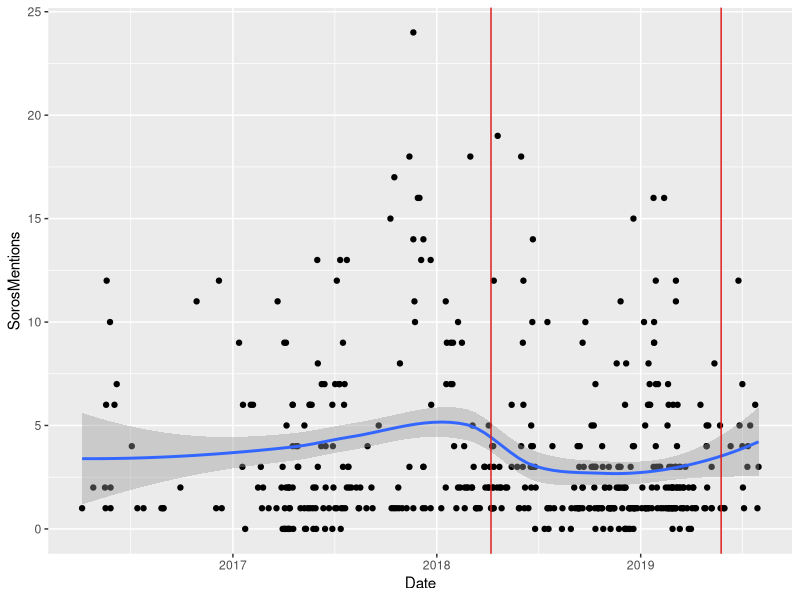
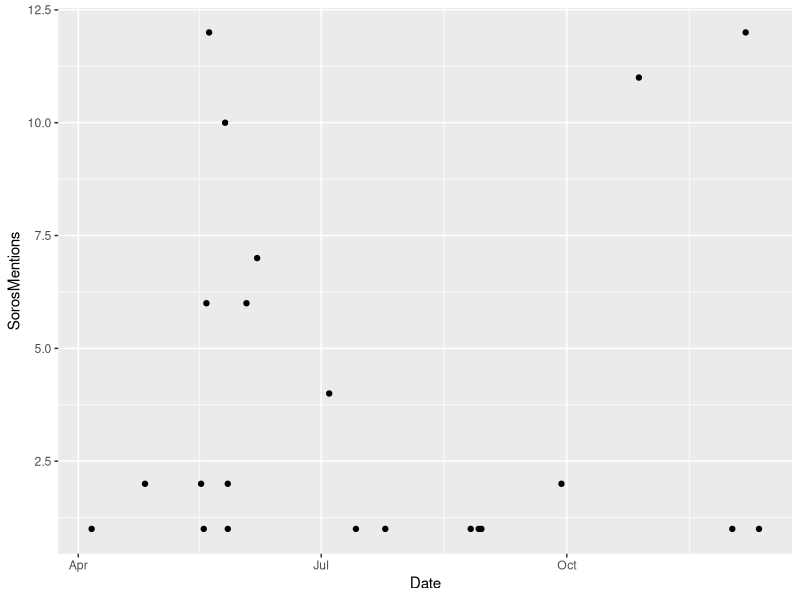
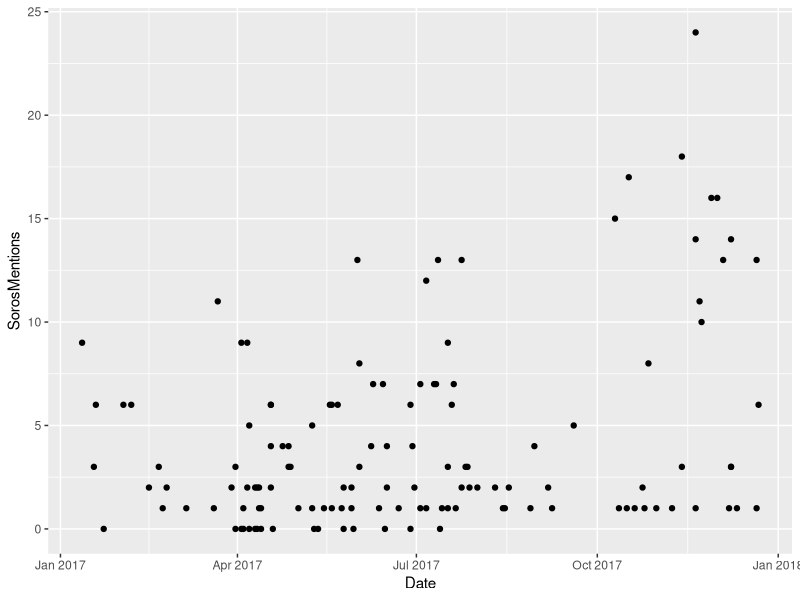
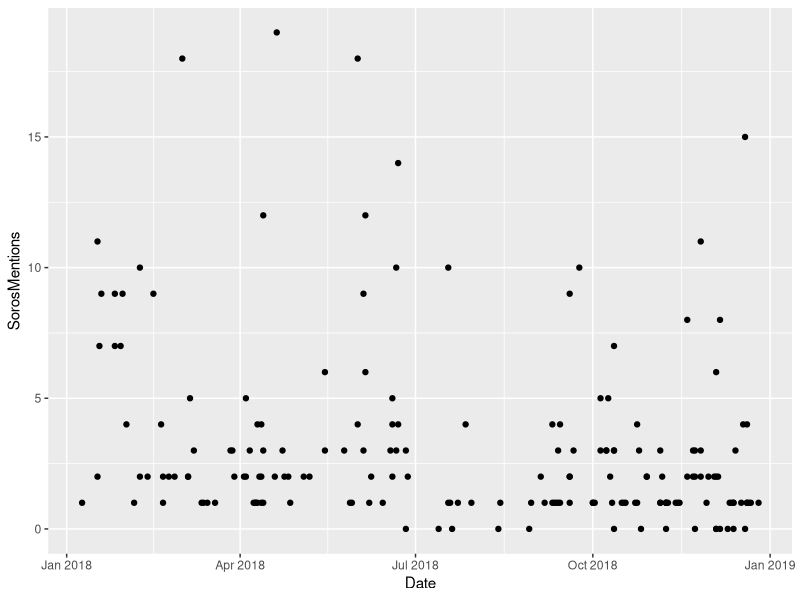
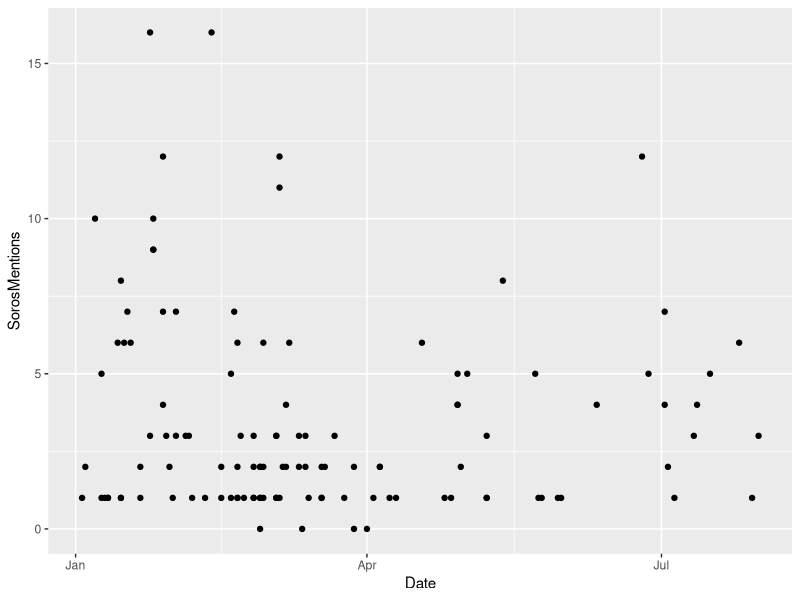
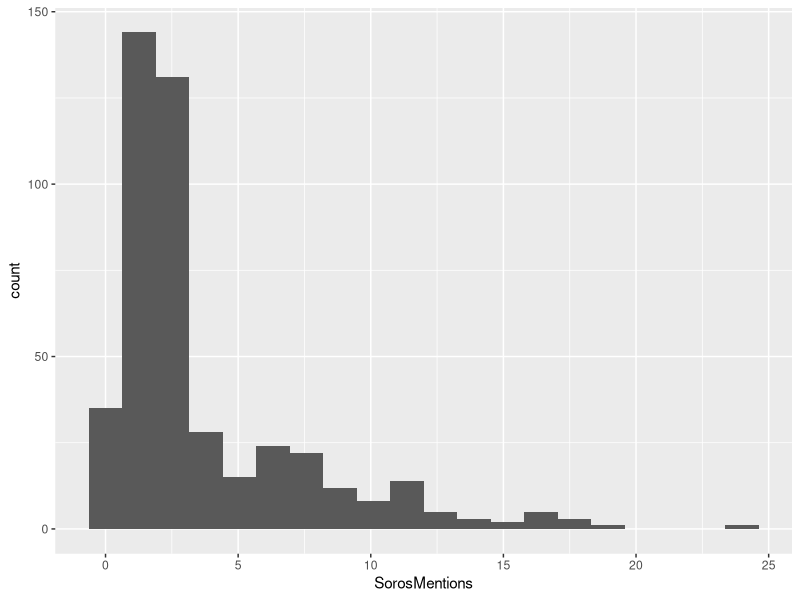
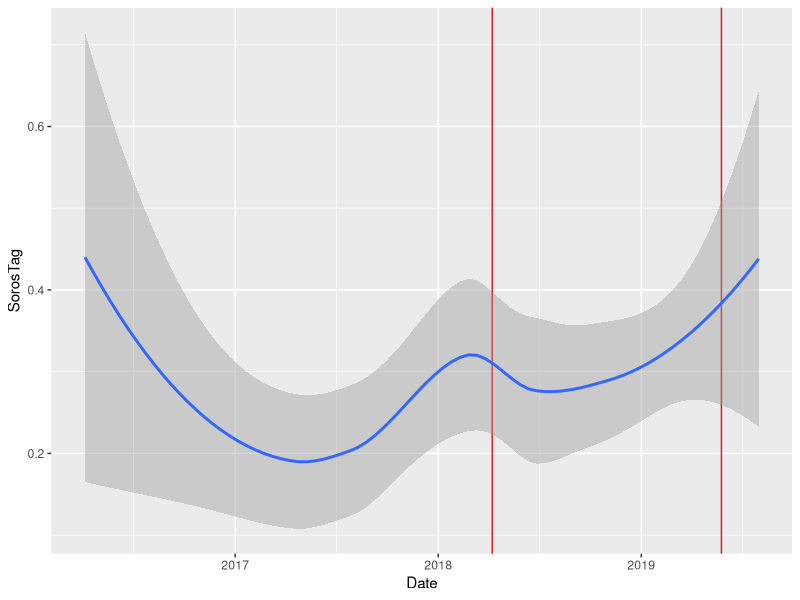
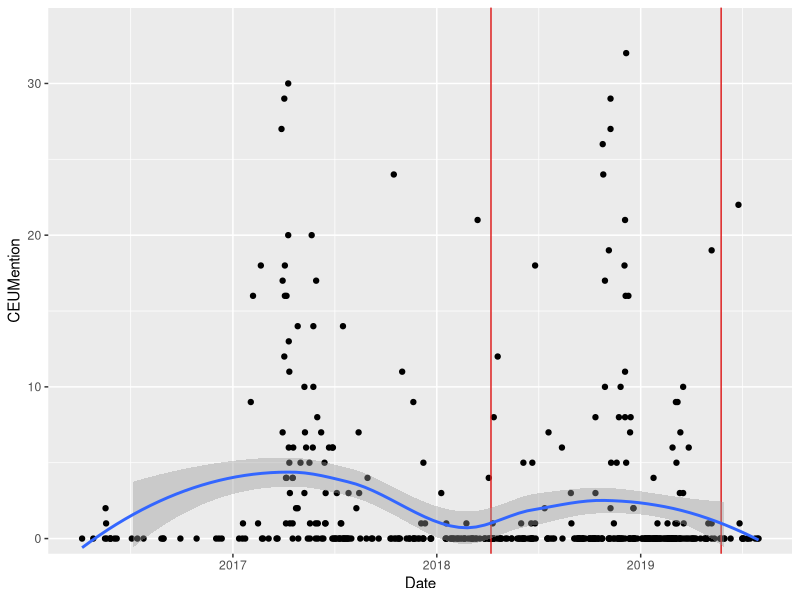

R code for these plots, in order:
## ---- chunk 1
knitr::opts_chunk$set(echo = FALSE)
library(lubridate)
library(readxl)
library(scales)
library(tidyverse)
## ---- chunk 2
google <- read_xlsx("google.xlsx")
## ---- chunk 3
graph1 <- google %>% ggplot(aes(x = Month)) +
  geom_line(aes(y = sorosWW, color = "'Soros' Worldwide")) +
  geom_line(aes(y = sorosCyrWW, color = "Soros (Cyr.) Worldwide")) +
  geom_line(aes(y = sorosHU, color = "'Soros' Hungary")) +
  geom_line(aes(y = sorosUS, color = "'Soros' US")) +
  labs(title = "Google Trends for 'Soros' Search Terms Over Time",
       caption = "Scale of 1-100 on Y axis determined by Google; numbers relative to each other over time.",
       y = "Relative Search Frequency",
       x = "Time",
       color = "Search Term")
## ---- chunk 4
pdf("graph1.pdf", width = 10, height = 4)
graph1
dev.off()
## ---- chunk 5
stats <- read_xlsx("stats.xlsx") %>%
  mutate(gdpPerCap = GDP/Population)
## ---- chunk 6
graph2 <- stats %>% ggplot(aes(x = Year, y = GDP)) +
  geom_line() +
  labs(title = "GDP Over Time",
       subtitle = "2008 marks beginning of uncertain economy for Hungary",
       y = "GDP in USD") +
  scale_x_continuous(breaks = c(1991, 1992, 1993, 1994, 1995, 1996, 1997, 1998, 1999, 2000, 2001, 2002, 2003, 2004, 2005, 2006, 2007, 2008, 2009, 2010, 2011, 2012, 2013, 2014, 2015, 2016, 2017, 2018)) +
  theme(axis.text.x = element_text(angle = 45, hjust = 1))
## ---- chunk 7
pdf("graph2.pdf", width = 7, height = 5)
graph2
dev.off()
## ---- chunk 8
graph3 <- stats %>% ggplot(aes(x = Year, y = Population)) +
  geom_line() +
  scale_y_continuous(labels = comma) +
  scale_x_continuous(breaks = c(1991, 1992, 1993, 1994, 1995, 1996, 1997, 1998, 1999, 2000, 2001, 2002, 2003, 2004, 2005, 2006, 2007, 2008, 2009, 2010, 2011, 2012, 2013, 2014, 2015, 2016, 2017, 2018)) +
  theme(axis.text.x = element_text(angle = 45, hjust = 1)) +
  labs(title = "Population Over Time",
        subtitle = "Declining population a demographic crisis; likely a moderate contributor to social panic")
## ---- chunk 9
pdf("graph3.pdf", width = 7, height = 5)
graph3
dev.off()
## ---- chunk 10
graph4 <- stats %>% ggplot(aes(x = Year, y = Population)) +
  geom_line() +
  scale_y_continuous(labels = comma) +
  scale_x_continuous(breaks = c(1991, 1992, 1993, 1994, 1995, 1996, 1997, 1998, 1999, 2000, 2001, 2002, 2003, 2004, 2005, 2006, 2007, 2008, 2009, 2010, 2011, 2012, 2013, 2014, 2015, 2016, 2017, 2018)) +
  theme(axis.text.x = element_text(angle = 45, hjust = 1)) +
  labs(title = "Population Over Time",
        subtitle = "Declining population a demographic crisis; likely a moderate contributor to social panic", caption = "Y axis origin forced to 0.") +
  expand_limits(y = 0)
## ---- chunk 11
pdf("graph4.pdf", width = 7, height = 5)
graph4
dev.off()
## ---- chunk 12
graph5 <- stats %>% ggplot(aes(x = Year, y = gdpPerCap)) +
  geom_line() +
  labs(title = "GDP Per Capita Over Time",
       subtitle = "Decline in population does not strongly affect GDP trend.",
       y = "GDP Per Capita in USD") +
  scale_y_continuous(labels = comma) +
  scale_x_continuous(breaks = c(1991, 1992, 1993, 1994, 1995, 1996, 1997, 1998, 1999, 2000, 2001, 2002, 2003, 2004, 2005, 2006, 2007, 2008, 2009, 2010, 2011, 2012, 2013, 2014, 2015, 2016, 2017, 2018)) +
  theme(axis.text.x = element_text(angle = 45, hjust = 1))
## ---- chunk 13
pdf("graph5.pdf", width = 7, height = 5)
graph5
dev.off()
## ---- chunk 14
google2 <- read_xlsx("google2.xlsx")
## ---- chunk 15
# graph6 <- google2 %>% ggplot(aes(x = Month)) +
#   geom_line(aes(y = OSFww, color = "'Open Society Foundations' Worldwide")) +
#   geom_line(aes(y = OSFus, color = "'Open Society Foundations' US")) +
#   geom_line(aes(y = OSFruWW, color = "Open Society Foundations (Russian) Russia")) +
#   geom_line(aes(y = OSUhuENG, color = "'Open Society Foundations' Hungary")) +
#   labs(title = "Google Trends for 'Soros' Search Terms Over Time",
#        caption = "Scale of 1-100 on Y axis determined by Google; numbers relative to each other over time. All search terms in English unless denoted otherwise.",
#        y = "Relative Search Frequency",
#        x = "Time",
#        color = "Search Term")

# This is commented out because I'm not using this graph; it's really messy. But in case you want it, here it is.
## ---- chunk 16
graph7 <- google2 %>% ggplot(aes(x = Month)) +
  geom_line(aes(y = OSFww)) +
  labs(title = "Google Trends for 'Open Society Foundations' Search Term: Worldwide",
       caption = "Scale of 1-100 on Y axis determined by Google; numbers relative to each other over time.
       Search term was 'Open Society Foundations' in English and worldwide.",
       y = "Relative Search Frequency",
       x = "Time")
## ---- chunk 17
pdf("graph7.pdf", width = 10, height = 4)
graph7
dev.off()
## ---- chunk 18
graph8 <- google2 %>% ggplot(aes(x = Month)) +
  geom_line(aes(y = OSFus)) +
  labs(title = "Google Trends for 'Open Society Foundations' Search Term: US",
       caption = "Scale of 1-100 on Y axis determined by Google; numbers relative to each other over time.
       Search term was 'Open Society Foundations' in English and in the US.",
       y = "Relative Search Frequency",
       x = "Time")
## ---- chunk 19
pdf("graph8.pdf", width = 10, height = 4)
graph8
dev.off()
## ---- chunk 20
# I'm pretty sure graphs 9 and 10 are the same, but I didn't delete on because I'm not entirely sure.

graph9 <- google2 %>% ggplot(aes(x = Month)) +
  geom_line(aes(y = OSFruWW)) +
  labs(title = "Google Trends for Open Society Foundations (Russian) Search Term: Worldwide",
       caption = "Scale of 1-100 on Y axis determined by Google; numbers relative to each other over time.
       Search term was 'Open Society Foundations' in Russian and worldwide.",
       y = "Relative Search Frequency",
       x = "Time")
## ---- chunk 21
pdf("graph9.pdf", width = 10, height = 4)
graph9
dev.off()
## ---- chunk 22
graph10 <- google2 %>% ggplot(aes(x = Month)) +
  geom_line(aes(y = OSFruWW)) +
  labs(title = "Google Trends for Open Society Foundations (Russian) Search Term: Worldwide",
       caption = "Scale of 1-100 on Y axis determined by Google; numbers relative to each other over time.
       Search term was 'Open Society Foundations' in Russian and worldwide.",
       y = "Relative Search Frequency",
       x = "Time")
## ---- chunk 23
pdf("graph10.pdf", width = 10, height = 4)
graph10
dev.off()
## ---- chunk 24
graph11 <- google2 %>% ggplot(aes(x = Month)) +
  geom_line(aes(y = OSUhuENG)) +
  labs(title = "Google Trends for 'Open Society Foundations' Search Term: Hungary",
       caption = "Scale of 1-100 on Y axis determined by Google; numbers relative to each other over time.
       Search term was 'Open Society Foundations' in English and in Hungary.",
       y = "Relative Search Frequency",
       x = "Time")
## ---- chunk 25
pdf("graph11.pdf", width = 10, height = 4)
graph11
dev.off()
## ---- chunk 26
google3 <- read_xlsx("google3.xlsx")
## ---- chunk 27
graph12 <- google3 %>% ggplot(aes(x = Month)) +
  geom_line(aes(y = CEUruWW)) +
  labs(title = "Google Trends for Central European University (Russian) Search Term: Worldwide",
       caption = "Scale of 1-100 on Y axis determined by Google; numbers relative to each other over time.
       Search term was Central European University in Russian and worldwide.",
       y = "Relative Search Frequency",
       x = "Time")
## ---- chunk 28
pdf("graph12.pdf", width = 10, height = 4)
graph12
dev.off()
## ---- chunk 29
graph13 <- google3 %>% ggplot(aes(x = Month)) +
  geom_line(aes(y = CEUruNDww)) +
  labs(title = "Google Trends for Central European University (Russian, No Dash) Search Term: Worldwide",
       caption = "Scale of 1-100 on Y axis determined by Google; numbers relative to each other over time.
       Search term was 'Central European University' in Russian and worldwide.
       The original Russian term contains a dash that was omitted for this version.",
       y = "Relative Search Frequency",
       x = "Time")
## ---- chunk 30
pdf("graph13.pdf", width = 10, height = 4)
graph13
dev.off()
## ---- chunk 31
graph14 <- google3 %>% ggplot(aes(x = Month)) +
  geom_line(aes(y = CEUhu)) +
  labs(title = "Google Trends for Central European University (Hungarian) Search Term: Hungary",
       caption = "Scale of 1-100 on Y axis determined by Google; numbers relative to each other over time.
       Search term was Central European University in Hungarian and in Hungary.",
       y = "Relative Search Frequency",
       x = "Time")
## ---- chunk 32
pdf("graph14.pdf", width = 10, height = 4)
graph14
dev.off()
## ---- chunk 33
graph15 <- google3 %>% ggplot(aes(x = Month)) +
  geom_line(aes(y = CEUhuNA)) +
  labs(title = "Google Trends for Central European University (Hungarian, No Diacritics) Search Term: Hungary",
       caption = "Scale of 1-100 on Y axis determined by Google; numbers relative to each other over time.
       Search term was Central European University in Hungarian and in Hungary.
       The original Hungarian term contains diacritics that were omitted for this version.",
       y = "Relative Search Frequency",
       x = "Time")
## ---- chunk 34
pdf("graph15.pdf", width = 10, height = 4)
graph15
dev.off()
## ---- chunk 35
graph16 <- google3 %>% ggplot(aes(x = Month)) +
  geom_line(aes(y = CEUhuENG)) +
  labs(title = "Google Trends for 'Central European University' Search Term: Hungary",
       caption = "Scale of 1-100 on Y axis determined by Google; numbers relative to each other over time.
       Search term was Central European University in English and in Hungary.",
       y = "Relative Search Frequency",
       x = "Time")
## ---- chunk 36
pdf("graph16.pdf", width = 10, height = 4)
graph16
dev.off()
## ---- chunk 37
graph17 <- google3 %>% ggplot(aes(x = Month)) +
  geom_line(aes(y = CEUus)) +
  labs(title = "Google Trends for 'Central European University' Search Term: US",
       caption = "Scale of 1-100 on Y axis determined by Google; numbers relative to each other over time.
       Search term was Central European University in English and in the US.",
       y = "Relative Search Frequency",
       x = "Time")
## ---- chunk 38
pdf("graph17.pdf", width = 10, height = 4)
graph17
dev.off()
## ---- chunk 39
graph18 <- google3 %>% ggplot(aes(x = Month)) +
  geom_line(aes(y = CEUww)) +
  labs(title = "Google Trends for 'Central European University' Search Term: Worldwide",
       caption = "Scale of 1-100 on Y axis determined by Google; numbers relative to each other over time.
       Search term was Central European University in English and Worldwide.",
       y = "Relative Search Frequency",
       x = "Time")
## ---- chunk 40
pdf("graph18.pdf", width = 10, height = 4)
graph18
dev.off()
## ---- chunk 41
# The following four graphs are Graph 1 parsed out to be four individual graphs. They also reflect updated data that contains May 2020 (and relative adjustments thereto.)
## ---- chunk 42
graph19 <- google %>% ggplot(aes(x = Month)) +
  geom_line(aes(y = sorosWW)) +
  labs(title = "Google Trends for 'Soros' Search Term: Worldwide",
       caption = "Scale of 1-100 on Y axis determined by Google; numbers relative to each other over time.
       Search term was Soros in Latin letters and worldwide.",
       y = "Relative Search Frequency",
       x = "Time")
## ---- chunk 43
pdf("graph19.pdf", width = 10, height = 4)
graph19
dev.off()
## ---- chunk 44
graph20 <- google %>% ggplot(aes(x = Month)) +
    geom_line(aes(y = sorosCyrWW)) +
  labs(title = "Google Trends for Soros (Cyr.) Search Term: Worldwide",
       caption = "Scale of 1-100 on Y axis determined by Google; numbers relative to each other over time.
       Search term was Soros in Cyrillic letters and worldwide.",
       y = "Relative Search Frequency",
       x = "Time")
## ---- chunk 45
pdf("graph20.pdf", width = 10, height = 4)
graph20
dev.off()
## ---- chunk 46
graph21 <- google %>% ggplot(aes(x = Month)) +
    geom_line(aes(y = sorosHU)) +
  labs(title = "Google Trends for 'Soros' Search Term: Hungary",
       caption = "Scale of 1-100 on Y axis determined by Google; numbers relative to each other over time.
       Search term was Soros in Latin letters and in Hungary.",
       y = "Relative Search Frequency",
       x = "Time")
## ---- chunk 47
pdf("graph21.pdf", width = 10, height = 4)
graph21
dev.off()
## ---- chunk 48
graph22 <- google %>% ggplot(aes(x = Month)) +
      geom_line(aes(y = sorosUS)) +
  labs(title = "Google Trends for 'Soros' Search Term: US",
       caption = "Scale of 1-100 on Y axis determined by Google; numbers relative to each other over time.
       Search term was Soros in Latin letters and in the US.",
       y = "Relative Search Frequency",
       x = "Time")
## ---- chunk 49
pdf("graph22.pdf", width = 10, height = 4)
graph22
dev.off()
## ---- chunk 50
# Loading in data from Hungary Today. This is the R friendly version, so it should have no quotation marks or diacritics in the character cells.

htdirty <- read_xlsx("HTRfri.xlsx")

# The tics were coming from spaces in the column names. I also unfroze the top row and unbolded the font. I deleted the URL column as well. It still exists in the Google Sheets version of this dataset online.
## ---- chunk 51
ht <- htdirty %>%
  mutate(Date = as_date(Date))

# for whatever reason, after messing around with the data some, it decided to randomly cast the Date columns as posixct. I converted it to Dates class here.

graph23 <- ht %>%
  ggplot(aes(x = Date, y = SorosMentions)) +
  geom_point() +
  geom_smooth(method = "loess") +
  geom_vline(colour="#DD1C1C", xintercept=as.numeric(ht$Date[c(189, 438)]))

graph23
## ---- chunk 52
htmini <- ht %>%
  mutate(Year = year(Date)) %>%
  filter(Year == 2016)

graph24 <- htmini %>%
  ggplot(aes(x = Date)) +
  geom_point(aes(y = SorosMentions))

graph24
## ---- chunk 53
htmini2 <- ht %>%
  mutate(Year = year(Date)) %>%
  filter(Year == 2017)

graph25 <- htmini2 %>%
  ggplot(aes(x = Date)) +
  geom_point(aes(y = SorosMentions))

graph25
## ---- chunk 54
htmini3 <- ht %>%
  mutate(Year = year(Date)) %>%
  filter(Year == 2018)

graph26 <- htmini3 %>%
  ggplot(aes(x = Date)) +
  geom_point(aes(y = SorosMentions))

graph26
## ---- chunk 55
htmini4 <- ht %>%
  mutate(Year = year(Date)) %>%
  filter(Year == 2019)

graph27 <- htmini4 %>%
  ggplot(aes(x = Date)) +
  geom_point(aes(y = SorosMentions))

graph27
## ---- chunk 56
# Dist of SorosMentions

graph28 <- ht %>%
  ggplot(aes(x = SorosMentions)) +
  geom_histogram(bins = 20)

graph28
## ---- chunk 57
graph29 <- ht %>%
  ggplot(aes(x = Date, y = SorosTag)) +
  geom_vline(colour="#DD1C1C", xintercept=ht$Date[c(189, 438)]) +
  # Please note the numbers above correspond to dates that special events occured, but not necessarily the actual news story I use to cite them in or the HT news story that discusses that event.
  geom_smooth(method = "loess")

graph29
## ---- chunk 58
graph30 <- ht %>%
  ggplot(aes(x = Date, y = CEUMention)) +
  geom_point() +
  geom_vline(colour="#DD1C1C", xintercept=as.numeric(ht$Date[c(189, 438)])) +
  geom_smooth(method = "loess") +
  scale_y_continuous(expand = c(0, 0), limits = c(-1, 35))

graph30
## ---- chunk 59
graph31 <- ht %>%
  ggplot(aes(x = Date, y = CEUTag)) +
  geom_vline(colour="#DD1C1C", xintercept=ht$Date[c(189, 438)]) +
  geom_smooth(method = "loess")

graph31
## ---- chunk 60
graph32 <- ht %>%
  ggplot(aes(x = Date, y = Event)) +
  geom_smooth(method = "loess") +
  geom_vline(colour="#DD1C1C", xintercept=ht$Date[c(189, 438)])

graph32
## ---- chunk 61
graph33 <- ht %>%
  ggplot(aes(x = Date, y = OSF)) +
  geom_smooth(method = "loess") +
  geom_vline(colour="#DD1C1C", xintercept=ht$Date[c(189, 438)])

graph33
## ---- chunk 62
graph34 <- ht %>%
  ggplot(aes(x = Date, y = StopSoros)) +
  geom_smooth(method = "loess") +
  geom_vline(colour="#DD1C1C", xintercept=ht$Date[c(189, 438)])

graph34
## ---- chunk 63
graph35 <- ht %>%
  ggplot(aes(x = Date, y = Elections)) +
  geom_smooth(method = "loess") +
  geom_vline(colour="#DD1C1C", xintercept=ht$Date[c(189, 438)])

graph35
## ---- chunk 64
graph36 <- ht %>%
  ggplot(aes(x = Date, y = Event)) +
  geom_smooth(method = "loess") +
  geom_vline(colour="#DD1C1C", xintercept=ht$Date[c(189, 438)]) +
  geom_vline(colour="#1D8234", xintercept=ht$Date[c(40, 50, 92, 126, 151, 163, 208, 234, 289, 374, 391, 401)])
# Please note the numbers above correspond to dates that special events occured, but not necessarily the actual news story I use to cite them in or the HT news story that discusses that event.
graph36
## ---- chunk 65
graph37 <- ht %>%
  ggplot(aes(x = Date, y = SorosMentions)) +
  geom_point() +
  geom_smooth(method = "loess") +
  geom_vline(colour="#DD1C1C", xintercept=as.numeric(ht$Date[c(189, 438)])) +
  geom_vline(colour="#1D8234", xintercept=ht$Date[c(40, 50, 92, 126, 151, 163, 208, 234, 289, 374, 391, 401)])

graph37
